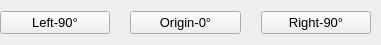
  <widget class="QWidget" name="horizontalLayoutWidget_8">
   <property name="geometry">
    <rect>
     <x>10</x>
     <y>340</y>
     <width>381</width>
     <height>41</height>
    </rect>
   </property>
   <property name="font">
    <font>
     <family>Arial</family>
     <pointsize>9</pointsize>
    </font>
   </property>
   <layout class="QHBoxLayout" name="horizontalLayout_7" stretch="1,1,1">
    <property name="spacing">
     <number>20</number>
    </property>
    <property name="leftMargin">
     <number>0</number>
    </property>
    <property name="rightMargin">
     <number>10</number>
    </property>
    <item>
     <widget class="QPushButton" name="Btn_Cam_Left">
      <property name="font">
       <font>
        <family>Arial</family>
        <pointsize>10</pointsize>
        <weight>50</weight>
        <italic>false</italic>
        <bold>false</bold>
       </font>
      </property>
      <property name="styleSheet">
       <string notr="true">font: 10pt &quot;Arial&quot;;</string>
      </property>
      <property name="text">
       <string>Left-90°</string>
      </property>
     </widget>
    </item>
    <item>
     <widget class="QPushButton" name="Btn_Cam_Origin">
      <property name="font">
       <font>
        <family>Arial</family>
        <pointsize>10</pointsize>
        <weight>50</weight>
        <italic>false</italic>
        <bold>false</bold>
       </font>
      </property>
      <property name="styleSheet">
       <string notr="true">font: 10pt &quot;Arial&quot;;</string>
      </property>
      <property name="text">
       <string>Origin-0°</string>
      </property>
     </widget>
    </item>
    <item>
     <widget class="QPushButton" name="Btn_Cam_Right">
      <property name="font">
       <font>
        <family>Arial</family>
        <pointsize>10</pointsize>
        <weight>50</weight>
        <italic>false</italic>
        <bold>false</bold>
       </font>
      </property>
      <property name="styleSheet">
       <string notr="true">font: 10pt &quot;Arial&quot;;</string>
      </property>
      <property name="text">
       <string>Right-90°</string>
      </property>
     </widget>
    </item>
   </layout>
  </widget>
